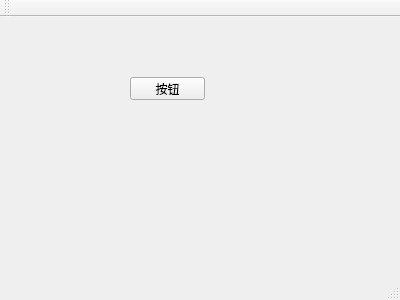
<?xml version="1.0" encoding="UTF-8"?>
<ui version="4.0">
 <class>MainWindow</class>
 <widget class="QMainWindow" name="MainWindow">
  <property name="geometry">
   <rect>
    <x>0</x>
    <y>0</y>
    <width>400</width>
    <height>300</height>
   </rect>
  </property>
  <property name="windowTitle">
   <string>MainWindow</string>
  </property>
  <widget class="QWidget" name="centralWidget">
   <widget class="QPushButton" name="pushButton">
    <property name="geometry">
     <rect>
      <x>130</x>
      <y>60</y>
      <width>75</width>
      <height>23</height>
     </rect>
    </property>
    <property name="text">
     <string>按钮</string>
    </property>
   </widget>
  </widget>
  <widget class="QMenuBar" name="menuBar">
   <property name="geometry">
    <rect>
     <x>0</x>
     <y>0</y>
     <width>400</width>
     <height>23</height>
    </rect>
   </property>
  </widget>
  <widget class="QToolBar" name="mainToolBar">
   <attribute name="toolBarArea">
    <enum>TopToolBarArea</enum>
   </attribute>
   <attribute name="toolBarBreak">
    <bool>false</bool>
   </attribute>
  </widget>
  <widget class="QStatusBar" name="statusBar"/>
 </widget>
 <layoutdefault spacing="6" margin="11"/>
 <resources/>
 <connections/>
</ui>
